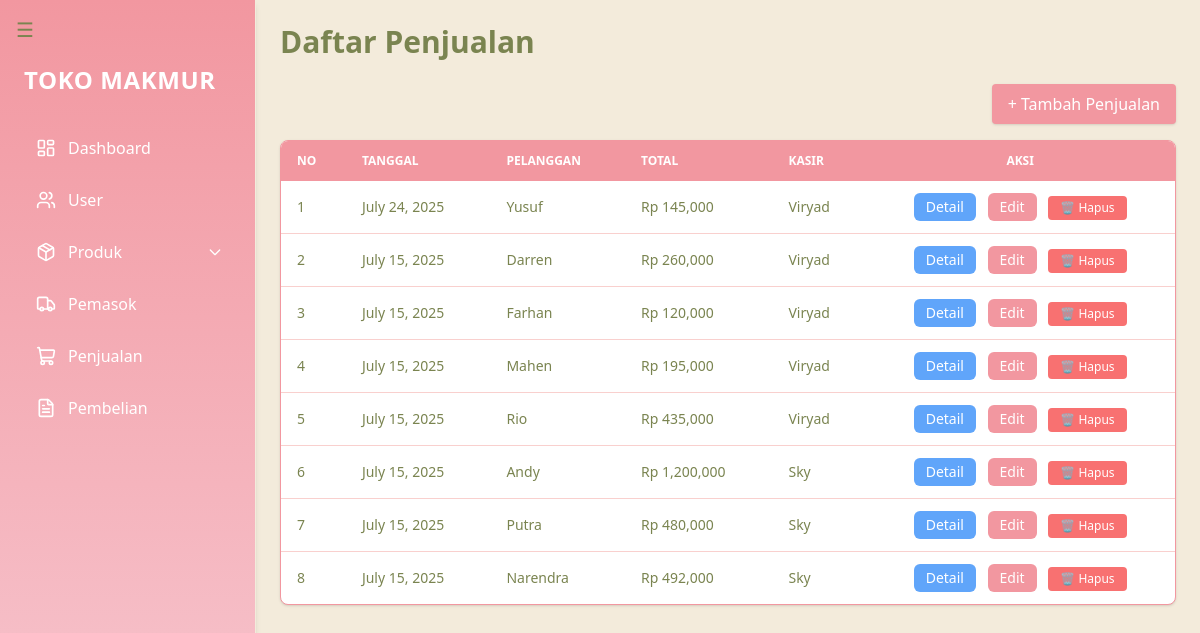
/penjualan/, run on the app's committed database.
### produk/models.py (models this page shows, shortened)
class Penjualan(models.Model):
    tanggal = models.DateField(auto_now_add=True, verbose_name=_("Tanggal"))
    pelanggan = models.CharField(max_length=100, verbose_name=_("Nama Pelanggan"))
    total = models.DecimalField(max_digits=12, decimal_places=2, verbose_name=_("Total"))
    kasir = models.ForeignKey(User, on_delete=models.SET_NULL, null=True, verbose_name=_("Kasir"))
    class Meta:
        verbose_name = _("Penjualan")
        verbose_name_plural = _("Penjualan")

### produk/views.py (the view, shortened to what this page needs)
# urls.py: path('penjualan/', views.daftar_penjualan, name='penjualan'),
def daftar_penjualan(request):
    data = Penjualan.objects.all().order_by('-tanggal')
    kasir_list = User.objects.all()
    return render(request, 'produk/penjualan.html', {'data': data, 'kasir_list': kasir_list})

### produk/templates/produk/penjualan.html (shortened to what this page needs)
{% extends 'layouts.html' %}
{% load humanize %}
{% block content %}
<h1 class="text-3xl font-bold mb-6 text-[#7A8450]">Daftar Penjualan</h1>
<div class="flex justify-end mb-4">
  <a href="{% url 'tambah_penjualan' %}" class="bg-[#F297A0] hover:bg-[#e1858b] text-white px-4 py-2 rounded shadow transition-all">
    + Tambah Penjualan
  </a>
</div>
<div class="overflow-x-auto shadow rounded-lg border border-[#F297A0] bg-white">
  <table class="min-w-full text-sm text-left">
    <thead class="bg-[#F297A0] text-white uppercase text-xs">
      <tr>
        <th class="px-4 py-3">No</th>
        <th class="px-4 py-3">Tanggal</th>
        <th class="px-4 py-3">Pelanggan</th>
        <th class="px-4 py-3">Total</th>
        <th class="px-4 py-3">Kasir</th>
        <th class="px-4 py-3 text-center">Aksi</th>
      </tr>
    </thead>
    <tbody class="divide-y divide-[#F9D0CE] text-[#7A8450]">
      {% for item in data %}
      <tr class="hover:bg-[#F9D0CE] transition">
        <td class="px-4 py-3">{{ forloop.counter }}</td>
        <td class="px-4 py-3">{{ item.tanggal }}</td>
        <td class="px-4 py-3">{{ item.pelanggan }}</td>
        <td class="px-4 py-3">Rp {{ item.total|floatformat:0|intcomma }}</td>
        <td class="px-4 py-3">{{ item.kasir.username }}</td>
        <td class="px-4 py-3 text-center space-x-2">
          <a href="{% url 'detail_penjualan' item.id %}" class="inline-block px-3 py-1 bg-blue-400 hover:bg-blue-500 text-white text-sm rounded-md transition">Detail</a>
          <a href="{% url 'edit_penjualan' item.id %}" class="inline-block px-3 py-1 bg-[#F297A0] hover:bg-[#e1858b] text-white text-sm rounded-md transition">Edit</a>
          <form action="{% url 'hapus_penjualan' item.id %}" method="post" class="inline" onsubmit="return confirm('Yakin ingin menghapus?')">
            <button type="submit" class="bg-red-400 hover:bg-red-500 text-white px-3 py-1 text-xs rounded transition-all">🗑️ Hapus</button>
          </form>
        </td>
      </tr>
      {% empty %}
      <tr>
        <td colspan="6" class="text-center py-4 text-[#7A8450]">Belum ada data penjualan.</td>
      </tr>
      {% endfor %}
    </tbody>
  </table>
</div>
{% endblock %}

### produk/templates/layouts.html (style rules this page uses)
.transition-all { transition: all 0.3s ease-in-out; }

### data on the page
Penjualan: tanggal "July 24, 2025", pelanggan "Yusuf", total "145,000", kasir.username "Viryad"
Penjualan: tanggal "July 15, 2025", pelanggan "Darren", total "260,000", kasir.username "Viryad"
Penjualan: tanggal "July 15, 2025", pelanggan "Farhan", total "120,000", kasir.username "Viryad"
Penjualan: tanggal "July 15, 2025", pelanggan "Mahen", total "195,000", kasir.username "Viryad"
Penjualan: tanggal "July 15, 2025", pelanggan "Rio", total "435,000", kasir.username "Viryad"
Penjualan: tanggal "July 15, 2025", pelanggan "Andy", total "1,200,000", kasir.username "Sky"
Penjualan: tanggal "July 15, 2025", pelanggan "Putra", total "480,000", kasir.username "Sky"
Penjualan: tanggal "July 15, 2025", pelanggan "Narendra", total "492,000", kasir.username "Sky"
